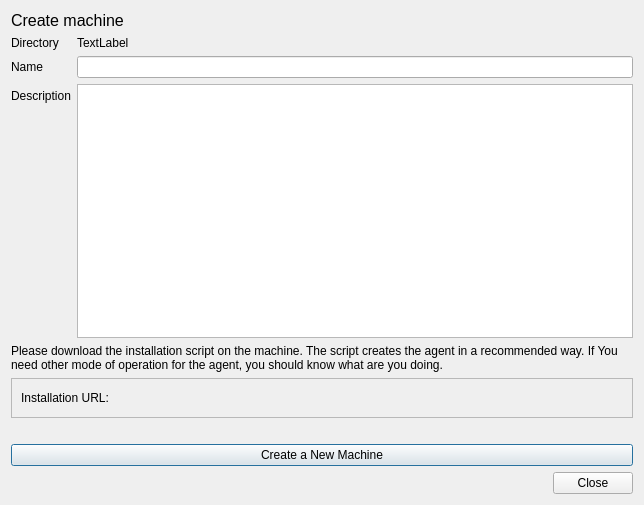
<?xml version="1.0" encoding="UTF-8"?>
<ui version="4.0">
 <class>MachineCreateDialog</class>
 <widget class="QDialog" name="MachineCreateDialog">
  <property name="geometry">
   <rect>
    <x>0</x>
    <y>0</y>
    <width>644</width>
    <height>505</height>
   </rect>
  </property>
  <property name="windowTitle">
   <string>Dialog</string>
  </property>
  <layout class="QVBoxLayout" name="verticalLayout">
   <item>
    <widget class="QLabel" name="label">
     <property name="font">
      <font>
       <pointsize>12</pointsize>
      </font>
     </property>
     <property name="text">
      <string>Create machine</string>
     </property>
    </widget>
   </item>
   <item>
    <layout class="QFormLayout" name="formLayout">
     <item row="0" column="0">
      <widget class="QLabel" name="label_2">
       <property name="text">
        <string>Directory</string>
       </property>
      </widget>
     </item>
     <item row="0" column="1">
      <widget class="QLabel" name="labelDirectory">
       <property name="text">
        <string>TextLabel</string>
       </property>
      </widget>
     </item>
     <item row="1" column="0">
      <widget class="QLabel" name="label_3">
       <property name="text">
        <string>Name</string>
       </property>
      </widget>
     </item>
     <item row="1" column="1">
      <widget class="QLineEdit" name="lineEditName"/>
     </item>
     <item row="2" column="0">
      <widget class="QLabel" name="label_4">
       <property name="text">
        <string>Description</string>
       </property>
      </widget>
     </item>
     <item row="2" column="1">
      <widget class="QPlainTextEdit" name="plainTextEditDescription"/>
     </item>
    </layout>
   </item>
   <item>
    <widget class="QLabel" name="label_6">
     <property name="text">
      <string>Please download the installation script on the machine. The script creates the agent in a recommended way. If You need other mode of operation for the agent, you should know what are you doing.</string>
     </property>
     <property name="wordWrap">
      <bool>true</bool>
     </property>
    </widget>
   </item>
   <item>
    <widget class="QFrame" name="frame">
     <property name="frameShape">
      <enum>QFrame::StyledPanel</enum>
     </property>
     <property name="frameShadow">
      <enum>QFrame::Raised</enum>
     </property>
     <layout class="QFormLayout" name="formLayout_2">
      <item row="0" column="0">
       <widget class="QLabel" name="label_5">
        <property name="text">
         <string>Installation URL:</string>
        </property>
       </widget>
      </item>
      <item row="0" column="1">
       <widget class="QLabel" name="labelInstallationUrl">
        <property name="font">
         <font>
          <pointsize>13</pointsize>
          <weight>75</weight>
          <bold>true</bold>
         </font>
        </property>
        <property name="text">
         <string/>
        </property>
        <property name="textInteractionFlags">
         <set>Qt::LinksAccessibleByMouse|Qt::TextSelectableByKeyboard|Qt::TextSelectableByMouse</set>
        </property>
       </widget>
      </item>
     </layout>
    </widget>
   </item>
   <item>
    <widget class="QLabel" name="labelError">
     <property name="font">
      <font>
       <weight>75</weight>
       <bold>true</bold>
      </font>
     </property>
     <property name="text">
      <string/>
     </property>
    </widget>
   </item>
   <item>
    <widget class="QPushButton" name="pushButtonCreate">
     <property name="text">
      <string>Create a New Machine</string>
     </property>
    </widget>
   </item>
   <item>
    <widget class="QDialogButtonBox" name="buttonBox">
     <property name="orientation">
      <enum>Qt::Horizontal</enum>
     </property>
     <property name="standardButtons">
      <set>QDialogButtonBox::Close</set>
     </property>
    </widget>
   </item>
  </layout>
 </widget>
 <resources/>
 <connections>
  <connection>
   <sender>buttonBox</sender>
   <signal>accepted()</signal>
   <receiver>MachineCreateDialog</receiver>
   <slot>accept()</slot>
   <hints>
    <hint type="sourcelabel">
     <x>248</x>
     <y>254</y>
    </hint>
    <hint type="destinationlabel">
     <x>157</x>
     <y>274</y>
    </hint>
   </hints>
  </connection>
  <connection>
   <sender>buttonBox</sender>
   <signal>rejected()</signal>
   <receiver>MachineCreateDialog</receiver>
   <slot>reject()</slot>
   <hints>
    <hint type="sourcelabel">
     <x>316</x>
     <y>260</y>
    </hint>
    <hint type="destinationlabel">
     <x>286</x>
     <y>274</y>
    </hint>
   </hints>
  </connection>
 </connections>
</ui>
